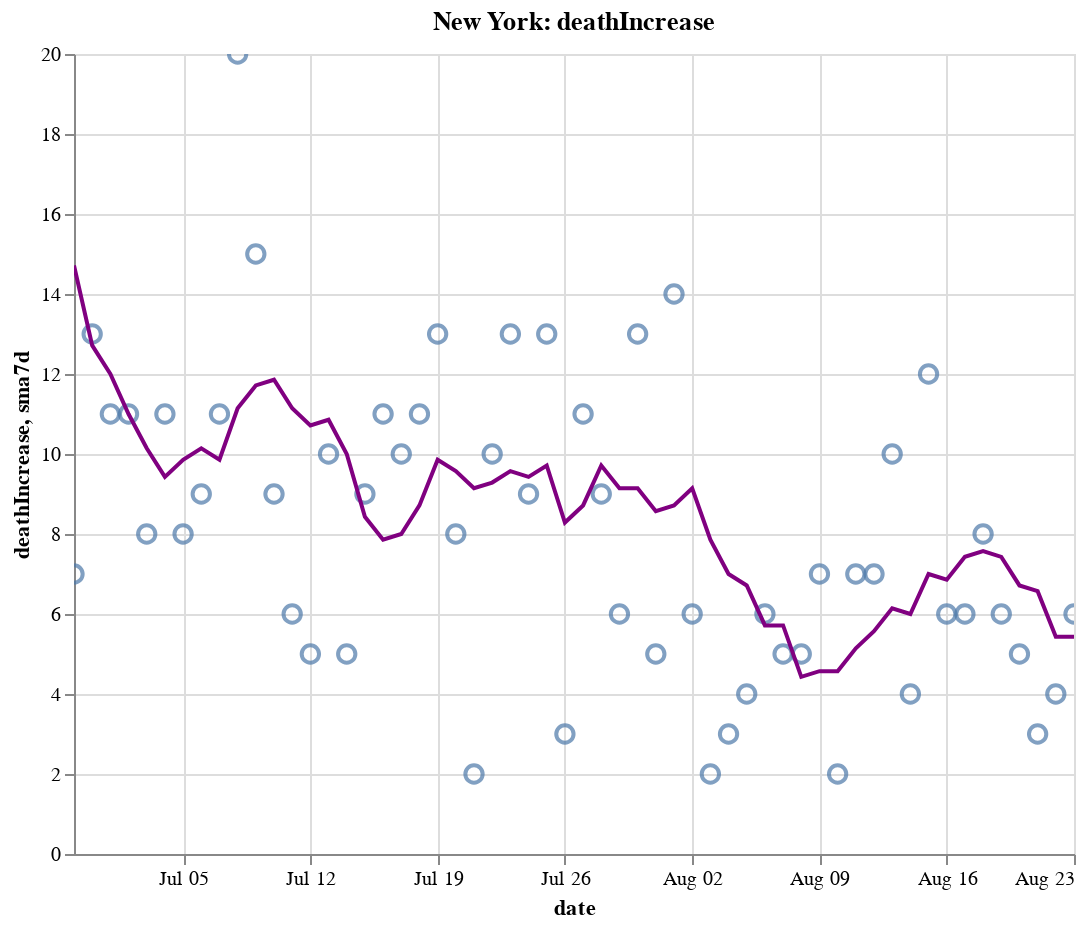

Notebook code cell kept with this figure:
### Code cell
create_plot(ny, 'deathIncrease')

### Figure 1 — Vega-Lite specification as saved in the notebook (floating-point values rounded to 4 significant figures)
{"config": {"view": {"continuousWidth": 400, "continuousHeight": 300}}, "layer": [{"layer": [{"mark": {"type": "point", "size": 75}, "encoding": {"tooltip": [{"type": "temporal", "field": "date"}, {"type": "quantitative", "field": "deathIncrease"}, {"type": "quantitative", "field": "sma7d"}], "x": {"type": "temporal", "field": "date"}, "y": {"type": "quantitative", "field": "deathIncrease"}}, "selection": {"selector012": {"type": "interval", "bind": "scales", "encodings": ["x", "y"]}}}, {"mark": {"type": "line", "color": "purple"}, "encoding": {"x": {"type": "temporal", "field": "date"}, "y": {"type": "quantitative", "field": "sma7d"}}}]}, {"mark": {"type": "rule", "color": "#aaa"}, "encoding": {"x": {"type": "temporal", "field": "date"}}, "transform": [{"filter": {"selection": "selector011"}}]}, {"mark": "circle", "encoding": {"opacity": {"condition": {"value": 1, "selection": "selector011"}, "value": 0}, "tooltip": [{"type": "temporal", "field": "date"}, {"type": "quantitative", "field": "deathIncrease"}, {"type": "quantitative", "field": "sma7d"}], "x": {"type": "temporal", "field": "date"}, "y": {"type": "quantitative", "field": "deathIncrease"}}, "selection": {"selector011": {"type": "single", "encodings": ["x"], "on": "mouseover", "nearest": true, "empty": "none"}}}, {"mark": {"type": "text", "align": "left", "dx": 5, "dy": -5, "stroke": "white", "strokeWidth": 2}, "encoding": {"text": {"type": "quantitative", "field": "deathIncrease"}, "tooltip": [{"type": "temporal", "field": "date"}, {"type": "quantitative", "field": "deathIncrease"}, {"type": "quantitative", "field": "sma7d"}], "x": {"type": "temporal", "field": "date"}, "y": {"type": "quantitative", "field": "deathIncrease"}}, "transform": [{"filter": {"selection": "selector011"}}]}, {"mark": {"type": "text", "align": "left", "dx": 5, "dy": -5}, "encoding": {"text": {"type": "quantitative", "field": "deathIncrease"}, "tooltip": [{"type": "temporal", "field": "date"}, {"type": "quantitative", "field": "deathIncrease"}, {"type": "quantitative", "field": "sma7d"}], "x": {"type": "temporal", "field": "date"}, "y": {"type": "quantitative", "field": "deathIncrease"}}, "transform": [{"filter": {"selection": "selector011"}}]}], "data": {"name": "data-0a034922c91b39dec4b1a4a97126e1db"}, "height": 400, "title": "New York: deathIncrease", "width": 500, "$schema": "https://vega.github.io/schema/vega-lite/v4.8.1.json", "datasets": {"data-0a034922c91b39dec4b1a4a97126e1db": [{"date": "2020-06-29T00:00:00", "totalTestResultsIncrease": 46430.0, "positiveIncrease": 391.0, "death": 24840.0, "deathIncrease": 7.0, "positiveRate": 0.008, "state": "New York", "sma7d": 14.71}, {"date": "2020-06-30T00:00:00", "totalTestResultsIncrease": 52020.0, "positiveIncrease": 524.0, "death": 24860.0, "deathIncrease": 13.0, "positiveRate": 0.01, "state": "New York", "sma7d": 12.71}, {"date": "2020-07-01T00:00:00", "totalTestResultsIncrease": 56710.0, "positiveIncrease": 625.0, "death": 24870.0, "deathIncrease": 11.0, "positiveRate": 0.011, "state": "New York", "sma7d": 12.0}, {"date": "2020-07-02T00:00:00", "totalTestResultsIncrease": 69940.0, "positiveIncrease": 875.0, "death": 24880.0, "deathIncrease": 11.0, "positiveRate": 0.013, "state": "New York", "sma7d": 11.0}, {"date": "2020-07-03T00:00:00", "totalTestResultsIncrease": 66390.0, "positiveIncrease": 918.0, "death": 24880.0, "deathIncrease": 8.0, "positiveRate": 0.014, "state": "New York", "sma7d": 10.14}, {"date": "2020-07-04T00:00:00", "totalTestResultsIncrease": 62400.0, "positiveIncrease": 726.0, "death": 24900.0, "deathIncrease": 11.0, "positiveRate": 0.012, "state": "New York", "sma7d": 9.429}, {"date": "2020-07-05T00:00:00", "totalTestResultsIncrease": 63420.0, "positiveIncrease": 533.0, "death": 24900.0, "deathIncrease": 8.0, "positiveRate": 0.008, "state": "New York", "sma7d": 9.857}, {"date": "2020-07-06T00:00:00", "totalTestResultsIncrease": 54330.0, "positiveIncrease": 518.0, "death": 24910.0, "deathIncrease": 9.0, "positiveRate": 0.01, "state": "New York", "sma7d": 10.14}, {"date": "2020-07-07T00:00:00", "totalTestResultsIncrease": 56740.0, "positiveIncrease": 588.0, "death": 24920.0, "deathIncrease": 11.0, "positiveRate": 0.01, "state": "New York", "sma7d": 9.857}, {"date": "2020-07-08T00:00:00", "totalTestResultsIncrease": 57580.0, "positiveIncrease": 692.0, "death": 24940.0, "deathIncrease": 20.0, "positiveRate": 0.012, "state": "New York", "sma7d": 11.14}, {"date": "2020-07-09T00:00:00", "totalTestResultsIncrease": 65560.0, "positiveIncrease": 584.0, "death": 24960.0, "deathIncrease": 15.0, "positiveRate": 0.009, "state": "New York", "sma7d": 11.71}, {"date": "2020-07-10T00:00:00", "totalTestResultsIncrease": 73560.0, "positiveIncrease": 786.0, "death": 24970.0, "deathIncrease": 9.0, "positiveRate": 0.011, "state": "New York", "sma7d": 11.86}, {"date": "2020-07-11T00:00:00", "totalTestResultsIncrease": 69200.0, "positiveIncrease": 730.0, "death": 24970.0, "deathIncrease": 6.0, "positiveRate": 0.011, "state": "New York", "sma7d": 11.14}, {"date": "2020-07-12T00:00:00", "totalTestResultsIncrease": 62420.0, "positiveIncrease": 677.0, "death": 24980.0, "deathIncrease": 5.0, "positiveRate": 0.011, "state": "New York", "sma7d": 10.71}, {"date": "2020-07-13T00:00:00", "totalTestResultsIncrease": 51690.0, "positiveIncrease": 557.0, "death": 24990.0, "deathIncrease": 10.0, "positiveRate": 0.011, "state": "New York", "sma7d": 10.86}, {"date": "2020-07-14T00:00:00", "totalTestResultsIncrease": 60040.0, "positiveIncrease": 912.0, "death": 24990.0, "deathIncrease": 5.0, "positiveRate": 0.015, "state": "New York", "sma7d": 10.0}, {"date": "2020-07-15T00:00:00", "totalTestResultsIncrease": 63600.0, "positiveIncrease": 831.0, "death": 25000.0, "deathIncrease": 9.0, "positiveRate": 0.013, "state": "New York", "sma7d": 8.429}, {"date": "2020-07-16T00:00:00", "totalTestResultsIncrease": 72680.0, "positiveIncrease": 769.0, "death": 25010.0, "deathIncrease": 11.0, "positiveRate": 0.011, "state": "New York", "sma7d": 7.857}, {"date": "2020-07-17T00:00:00", "totalTestResultsIncrease": 78240.0, "positiveIncrease": 776.0, "death": 25020.0, "deathIncrease": 10.0, "positiveRate": 0.01, "state": "New York", "sma7d": 8.0}, {"date": "2020-07-18T00:00:00", "totalTestResultsIncrease": 69820.0, "positiveIncrease": 754.0, "death": 25040.0, "deathIncrease": 11.0, "positiveRate": 0.011, "state": "New York", "sma7d": 8.714}, {"date": "2020-07-19T00:00:00", "totalTestResultsIncrease": 46200.0, "positiveIncrease": 502.0, "death": 25050.0, "deathIncrease": 13.0, "positiveRate": 0.011, "state": "New York", "sma7d": 9.857}, {"date": "2020-07-20T00:00:00", "totalTestResultsIncrease": 49340.0, "positiveIncrease": 519.0, "death": 25060.0, "deathIncrease": 8.0, "positiveRate": 0.011, "state": "New York", "sma7d": 9.571}, {"date": "2020-07-21T00:00:00", "totalTestResultsIncrease": 66170.0, "positiveIncrease": 855.0, "death": 25060.0, "deathIncrease": 2.0, "positiveRate": 0.013, "state": "New York", "sma7d": 9.143}, {"date": "2020-07-22T00:00:00", "totalTestResultsIncrease": 67660.0, "positiveIncrease": 705.0, "death": 25070.0, "deathIncrease": 10.0, "positiveRate": 0.01, "state": "New York", "sma7d": 9.286}, {"date": "2020-07-23T00:00:00", "totalTestResultsIncrease": 69700.0, "positiveIncrease": 811.0, "death": 25080.0, "deathIncrease": 13.0, "positiveRate": 0.012, "state": "New York", "sma7d": 9.571}, {"date": "2020-07-24T00:00:00", "totalTestResultsIncrease": 76510.0, "positiveIncrease": 753.0, "death": 25090.0, "deathIncrease": 9.0, "positiveRate": 0.01, "state": "New York", "sma7d": 9.429}, {"date": "2020-07-25T00:00:00", "totalTestResultsIncrease": 71470.0, "positiveIncrease": 750.0, "death": 25100.0, "deathIncrease": 13.0, "positiveRate": 0.01, "state": "New York", "sma7d": 9.714}, {"date": "2020-07-26T00:00:00", "totalTestResultsIncrease": 53570.0, "positiveIncrease": 536.0, "death": 25110.0, "deathIncrease": 3.0, "positiveRate": 0.01, "state": "New York", "sma7d": 8.286}, {"date": "2020-07-27T00:00:00", "totalTestResultsIncrease": 57270.0, "positiveIncrease": 608.0, "death": 25120.0, "deathIncrease": 11.0, "positiveRate": 0.011, "state": "New York", "sma7d": 8.714}, {"date": "2020-07-28T00:00:00", "totalTestResultsIncrease": 57400.0, "positiveIncrease": 534.0, "death": 25130.0, "deathIncrease": 9.0, "positiveRate": 0.009, "state": "New York", "sma7d": 9.714}, {"date": "2020-07-29T00:00:00", "totalTestResultsIncrease": 62280.0, "positiveIncrease": 715.0, "death": 25130.0, "deathIncrease": 6.0, "positiveRate": 0.011, "state": "New York", "sma7d": 9.143}, {"date": "2020-07-30T00:00:00", "totalTestResultsIncrease": 73550.0, "positiveIncrease": 777.0, "death": 25140.0, "deathIncrease": 13.0, "positiveRate": 0.011, "state": "New York", "sma7d": 9.143}, {"date": "2020-07-31T00:00:00", "totalTestResultsIncrease": 68870.0, "positiveIncrease": 644.0, "death": 25150.0, "deathIncrease": 5.0, "positiveRate": 0.009, "state": "New York", "sma7d": 8.571}, {"date": "2020-08-01T00:00:00", "totalTestResultsIncrease": 82740.0, "positiveIncrease": 753.0, "death": 25160.0, "deathIncrease": 14.0, "positiveRate": 0.009, "state": "New York", "sma7d": 8.714}, {"date": "2020-08-02T00:00:00", "totalTestResultsIncrease": 58960.0, "positiveIncrease": 531.0, "death": 25170.0, "deathIncrease": 6.0, "positiveRate": 0.009, "state": "New York", "sma7d": 9.143}, {"date": "2020-08-03T00:00:00", "totalTestResultsIncrease": 51840.0, "positiveIncrease": 545.0, "death": 25170.0, "deathIncrease": 2.0, "positiveRate": 0.011, "state": "New York", "sma7d": 7.857}, {"date": "2020-08-04T00:00:00", "totalTestResultsIncrease": 70990.0, "positiveIncrease": 746.0, "death": 25180.0, "deathIncrease": 3.0, "positiveRate": 0.011, "state": "New York", "sma7d": 7.0}, {"date": "2020-08-05T00:00:00", "totalTestResultsIncrease": 72670.0, "positiveIncrease": 636.0, "death": 25180.0, "deathIncrease": 4.0, "positiveRate": 0.009, "state": "New York", "sma7d": 6.714}, {"date": "2020-08-06T00:00:00", "totalTestResultsIncrease": 72370.0, "positiveIncrease": 703.0, "death": 25180.0, "deathIncrease": 6.0, "positiveRate": 0.01, "state": "New York", "sma7d": 5.714}, {"date": "2020-08-07T00:00:00", "totalTestResultsIncrease": 70170.0, "positiveIncrease": 714.0, "death": 25190.0, "deathIncrease": 5.0, "positiveRate": 0.01, "state": "New York", "sma7d": 5.714}, {"date": "2020-08-08T00:00:00", "totalTestResultsIncrease": 74860.0, "positiveIncrease": 703.0, "death": 25200.0, "deathIncrease": 5.0, "positiveRate": 0.009, "state": "New York", "sma7d": 4.429}, {"date": "2020-08-09T00:00:00", "totalTestResultsIncrease": 65810.0, "positiveIncrease": 515.0, "death": 25200.0, "deathIncrease": 7.0, "positiveRate": 0.008, "state": "New York", "sma7d": 4.571}, {"date": "2020-08-10T00:00:00", "totalTestResultsIncrease": 54000.0, "positiveIncrease": 476.0, "death": 25200.0, "deathIncrease": 2.0, "positiveRate": 0.009, "state": "New York", "sma7d": 4.571}, {"date": "2020-08-11T00:00:00", "totalTestResultsIncrease": 77060.0, "positiveIncrease": 667.0, "death": 25210.0, "deathIncrease": 7.0, "positiveRate": 0.009, "state": "New York", "sma7d": 5.143}, {"date": "2020-08-12T00:00:00", "totalTestResultsIncrease": 87780.0, "positiveIncrease": 700.0, "death": 25220.0, "deathIncrease": 7.0, "positiveRate": 0.008, "state": "New York", "sma7d": 5.571}, {"date": "2020-08-13T00:00:00", "totalTestResultsIncrease": 87900.0, "positiveIncrease": 737.0, "death": 25230.0, "deathIncrease": 10.0, "positiveRate": 0.008, "state": "New York", "sma7d": 6.143}, {"date": "2020-08-14T00:00:00", "totalTestResultsIncrease": 85460.0, "positiveIncrease": 727.0, "death": 25230.0, "deathIncrease": 4.0, "positiveRate": 0.009, "state": "New York", "sma7d": 6.0}, {"date": "2020-08-15T00:00:00", "totalTestResultsIncrease": 88670.0, "positiveIncrease": 734.0, "death": 25240.0, "deathIncrease": 12.0, "positiveRate": 0.008, "state": "New York", "sma7d": 7.0}, {"date": "2020-08-16T00:00:00", "totalTestResultsIncrease": 77690.0, "positiveIncrease": 607.0, "death": 25250.0, "deathIncrease": 6.0, "positiveRate": 0.008, "state": "New York", "sma7d": 6.857}, {"date": "2020-08-17T00:00:00", "totalTestResultsIncrease": 56890.0, "positiveIncrease": 408.0, "death": 25260.0, "deathIncrease": 6.0, "positiveRate": 0.007, "state": "New York", "sma7d": 7.429}, {"date": "2020-08-18T00:00:00", "totalTestResultsIncrease": 66890.0, "positiveIncrease": 655.0, "death": 25260.0, "deathIncrease": 8.0, "positiveRate": 0.01, "state": "New York", "sma7d": 7.571}, {"date": "2020-08-19T00:00:00", "totalTestResultsIncrease": 80420.0, "positiveIncrease": 631.0, "death": 25270.0, "deathIncrease": 6.0, "positiveRate": 0.008, "state": "New York", "sma7d": 7.429}, {"date": "2020-08-20T00:00:00", "totalTestResultsIncrease": 80980.0, "positiveIncrease": 601.0, "death": 25280.0, "deathIncrease": 5.0, "positiveRate": 0.007, "state": "New York", "sma7d": 6.714}, {"date": "2020-08-21T00:00:00", "totalTestResultsIncrease": 98880.0, "positiveIncrease": 709.0, "death": 25280.0, "deathIncrease": 3.0, "positiveRate": 0.007, "state": "New York", "sma7d": 6.571}, {"date": "2020-08-22T00:00:00", "totalTestResultsIncrease": 94850.0, "positiveIncrease": 653.0, "death": 25280.0, "deathIncrease": 4.0, "positiveRate": 0.007, "state": "New York", "sma7d": 5.429}, {"date": "2020-08-23T00:00:00", "totalTestResultsIncrease": 74040.0, "positiveIncrease": 572.0, "death": 25290.0, "deathIncrease": 6.0, "positiveRate": 0.008, "state": "New York", "sma7d": 5.429}]}}
